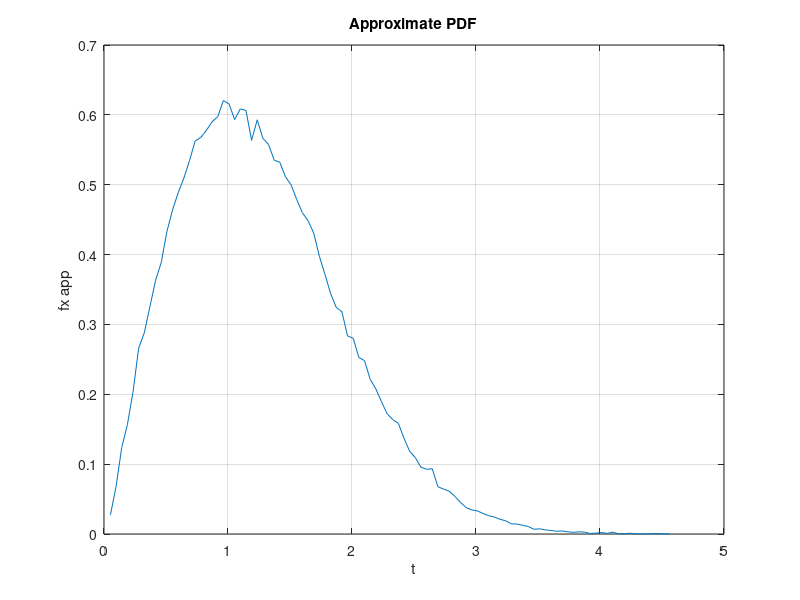
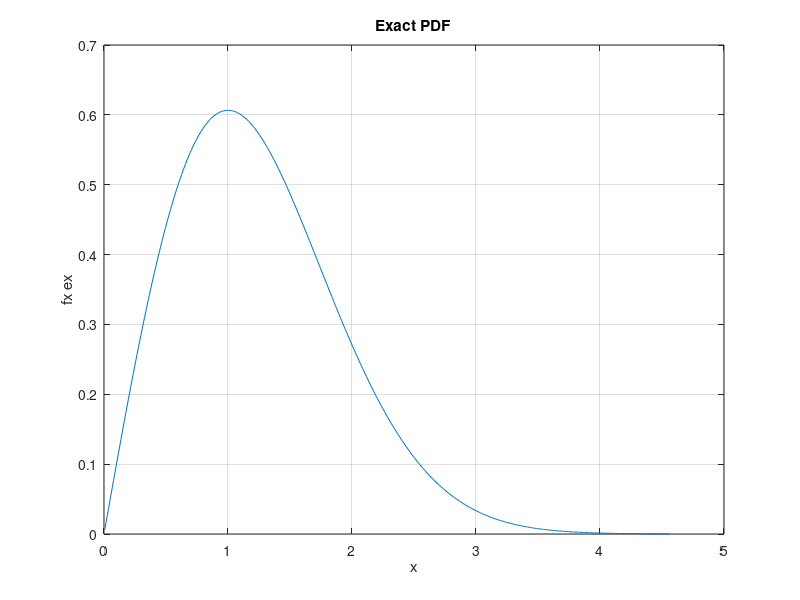

Reproduce these figures in MATLAB, in order.
clc ; close all ; clear all ;
y = raylrnd(1,1,100000); %generates 100000 rayleigh random number
b = max(y);
a = min(y);
Ni = hist(y,100);
delta_x = (b-a)/100;
fx_app = Ni/(100000*delta_x);

figure(1);
t = a +(delta_x:delta_x:b);
plot(t,fx_app);
xlabel('t');
ylabel('fx app');
title('Approximate PDF');
grid on;
%-------------------------------
x = a:0.01:b;
fx_ex = x.*exp(-x.^2/(2));
figure(2);
plot(x,fx_ex);
xlabel('x');
ylabel('fx ex');
title('Exact PDF');
grid on;